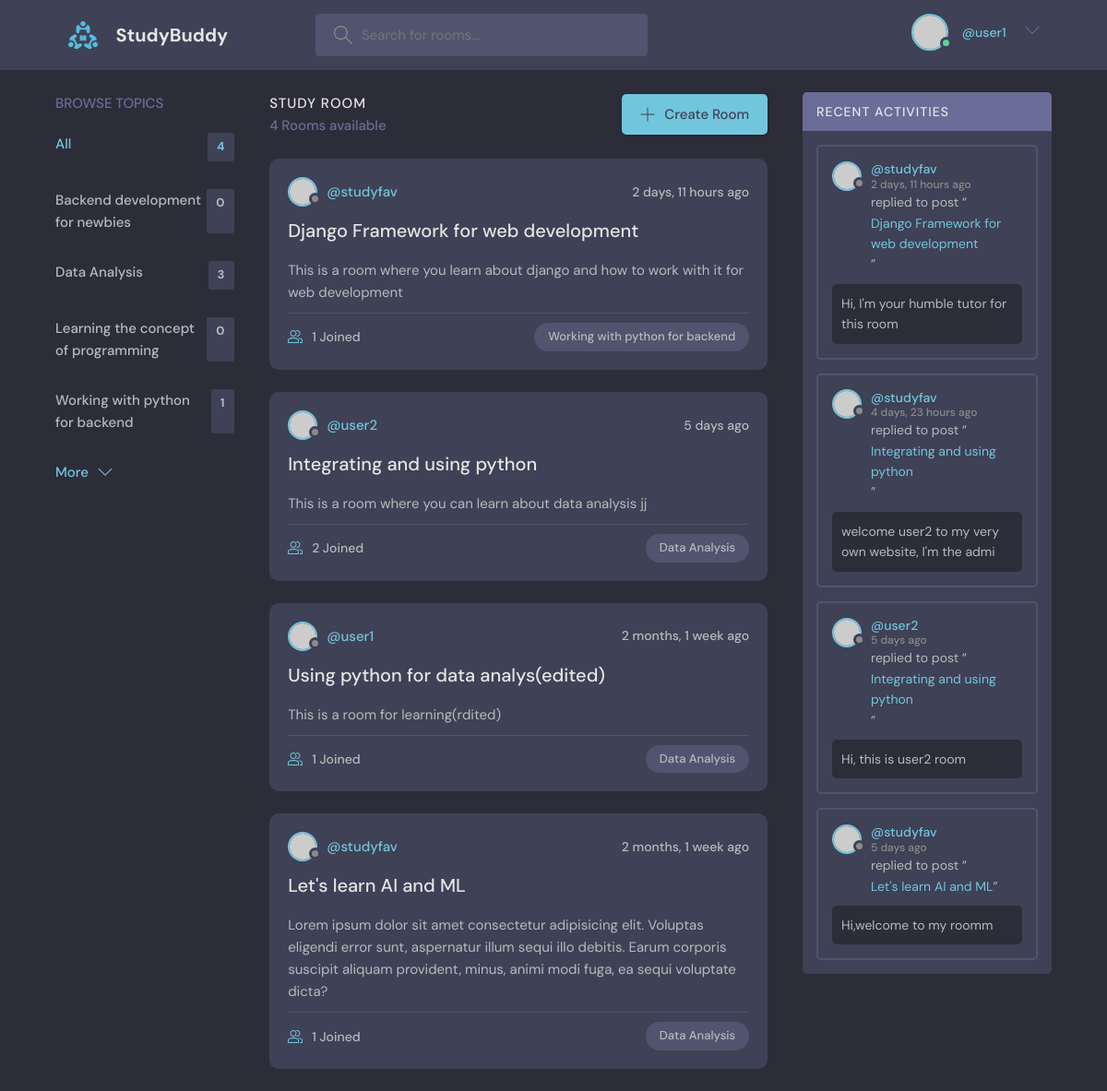
Screenshot of / (signed in) with the database file from the repository.
### base/models.py (models this page shows, shortened)
class Topic(models.Model):
  name = models.CharField(max_length=200)

class Room(models.Model):
  host = models.ForeignKey(User, on_delete=models.SET_NULL, null=True)
  topic = models.ForeignKey(Topic, on_delete=models.SET_NULL, null=True)
  name = models.CharField(max_length=200)
  description = models.TextField(null=True, blank=True)
  participants = models.ManyToManyField(User, related_name="participants", blank=True)
  updated = models.DateTimeField(auto_now=True)
  created = models.DateTimeField(auto_now_add=True)
  class Meta:
    ordering = ['-updated', '-created']
  def __str__(self):
    return self.name

class Message(models.Model):
  user = models.ForeignKey(User, on_delete=models.CASCADE)
  room = models.ForeignKey(Room, on_delete=models.CASCADE)
  body = models.TextField()
  updated = models.DateTimeField(auto_now=True)
  created = models.DateTimeField(auto_now_add=True)
  class Meta:
    ordering = ['-updated', '-created']
  def __str__(self):
    return self.body[0:50]

### base/views.py (the view)
# urls.py: path('', views.home, name='home'),
def home(request):
  q =  request.GET.get('q') if request.GET.get('q') != None else ''
  rooms = Room.objects.filter(
    Q(topic__name__icontains=q) |
    Q(name__icontains=q) |
    Q(description__icontains=q)
    )
  topics = Topic.objects.all()
  room_count = rooms.count()
  room_messages = Message.objects.filter(Q(
    room__topic__name__icontains=q
  ))
  context = {'rooms': rooms, 'topics':topics, 'room_count': room_count, 'room_messages': room_messages}
  return render(request, 'base/home.html', context)

### base/templates/base/home.html (shortened to what this page needs)
{% extends 'main.html' %} {% block content %}
<main class="layout layout--3">
  <div class="container">
    <div>{% include 'base/topics_component.html' %}</div>
    <div class="roomList">
      <div class="roomList__header">
        <div>
          <h2>Study Room</h2>
          <p>{{room_count}} Rooms available</p>
        </div>
        <a class="btn btn--main" href="{% url 'create-room' %}">
          <svg
            version="1.1"
            xmlns="http://www.w3.org/2000/svg"
            width="32"
            height="32"
            viewBox="0 0 32 32"
          >
            <title>add</title>
            <path
              d="M16.943 0.943h-1.885v14.115h-14.115v1.885h14.115v14.115h1.885v-14.115h14.115v-1.885h-14.115v-14.115z"
            ></path>
          </svg>
          Create Room
        </a>
      </div>
      <div>{% include 'base/feed_component.html' %}</div>
    </div>
    <div>{% include 'base/activity_component.html' %}</div>
  </div>
</main>
{% endblock content %}

### templates/navbar.html (shortened to what this page needs)
{% load static %}
<header class="header header--loggedIn">
  <div class="container">
    <a href="{% url 'home' %}" class="header__logo">
      <img src="{% static 'images/logo.svg' %}" />
      <h1>StudyBuddy</h1>
    </a>
    <form class="header__search" action="{% url 'home' %}" method="GET">
      <label>
        <input type="text" name="q" placeholder="Search for rooms..." />
      </label>
    </form>
    <nav class="header__menu">
      {% if request.user.is_authenticated %}
      <div class="header__user">
        <a href="{% url 'user-profile' user.id %}">
          <div class="avatar avatar--medium active">
            <img src="https://randomuser.me/api/portraits/men/37.jpg" />
          </div>
          <p>{{ user.first_name }} {{ user.last_name }}<span>@{{request.user.username}}</span></p>
        </a>
        <button class="dropdown-button">
          <svg
            version="1.1"
            xmlns="http://www.w3.org/2000/svg"
            width="32"
            height="32"
            viewBox="0 0 32 32"
          >
            <title>chevron-down</title>
            <path d="M16 21l-13-13h-3l16 16 16-16h-3l-13 13z"></path>
          </svg>
        </button>
      </div>
      {% else %}
      <a href="{% url 'signin' %}">
        <img src="{% static 'images/avatar.svg' %}" />
        <p>Sign in</p>
      </a>
      {% endif %}
    </nav>
  </div>
</header>

### base/templates/base/topics_component.html
    <div class="topics">
      <div class="topics__header">
        <h2>Browse Topics</h2>
      </div>
      <ul class="topics__list">
        <li>
          <a href="{% url 'home' %}" class="active">All <span>{{topics.count}}</span></a>
        </li>
        {% for topic in topics %}
        <li>
          <a href="{% url 'home' %}?q={{topic.name}}">{{topic.name}} <span>{{topic.room_set.all.count}}</span></a>
        </li>
        {% endfor %}
      </ul>
      <a class="btn btn--link" href="topics.html">
        More
        <svg
          version="1.1"
          xmlns="http://www.w3.org/2000/svg"
          width="32"
          height="32"
          viewBox="0 0 32 32"
        >
          <title>chevron-down</title>
          <path d="M16 21l-13-13h-3l16 16 16-16h-3l-13 13z"></path>
        </svg>
      </a>
    </div>

### base/templates/base/feed_component.html (shortened to what this page needs)
{% for room in rooms %}
<div class="roomListRoom">
  <div class="roomListRoom__header">
    <a
      href="{% url 'user-profile' room.host.id %}"
      class="roomListRoom__author"
    >
      <div class="avatar avatar--small">
        <img src="https://randomuser.me/api/portraits/women/11.jpg" />
      </div>
      <span>@{{room.host.username}}</span>
    </a>
    <div class="roomListRoom__actions">
      <span>{{room.created |timesince}} ago</span>
    </div>
  </div>
  <div class="roomListRoom__content">
    <a href="{% url 'room' room.id %}">{{room.name}}</a>
    <p>{{room.description}}</p>
  </div>
  <div class="roomListRoom__meta">
    <a href="{% url 'room' room.id %}" class="roomListRoom__joined">
      {{room.participants.all.count}} Joined
    </a>
    <p class="roomListRoom__topic">{{room.topic.name}}</p>
  </div>
</div>
{% endfor %}

### base/templates/base/activity_component.html (shortened to what this page needs)
<div class="activities">
  <div class="activities__header">
    <h2>Recent Activities</h2>
  </div>
  {% for message in room_messages %}
  <div class="activities__box">
    <div class="activities__boxHeader roomListRoom__header">
      <a
        href="{% url 'user-profile' message.user.id %}"
        class="roomListRoom__author"
      >
        <div class="avatar avatar--small">
          <img src="https://randomuser.me/api/portraits/women/11.jpg" />
        </div>
        <p>
          @{{message.user}}
          <span>{{message.created |timesince}} ago</span>
        </p>
      </a>
    </div>
    <div class="activities__boxContent">
      <p>
        replied to post “<a href="{% url 'room' message.room.id %}"
          >{{message.room}}</a
        >”
      </p>
      <div class="activities__boxRoomContent">{{message}}</div>
    </div>
  </div>
  {% endfor %}
</div>

### rows the page displays
Topic: name "Backend development for newbies", room_set.all.count "0"
Topic: name "Data Analysis", room_set.all.count "3"
Topic: name "Learning the concept of programming", room_set.all.count "0"
Topic: name "Working with python for backend", room_set.all.count "1"
Room: host.username "studyfav", created "2 days, 11 hours", name "Django Framework for web development", description "This is a room where you learn about django and how to work with it for web development", participants.all.count "1", topic.name "Working with python for backend"
Room: host.username "user2", created "5 days", name "Integrating and using python", description "This is a room where you can learn about data analysis jj", participants.all.count "2", topic.name "Data Analysis"
Room: host.username "user1", created "2 months, 1 week", name "Using python for data analys(edited)", description "This is a room for learning(rdited)", participants.all.count "1", topic.name "Data Analysis"
Room: host.username "studyfav", created "2 months, 1 week", name "Let's learn AI and ML", description "Lorem ipsum dolor sit amet consectetur adipisicing elit. Voluptas eligendi error sunt, aspernatur illum sequi illo debitis. Earum corporis suscipit aliquam provident, minus, animi modi fuga, ea sequi voluptate dicta?", participants.all.count "1", topic.name "Data Analysis"
Message: user "studyfav", created "2 days, 11 hours", room "Django Framework for web development", body "Hi, I'm your humble tutor for this room"
Message: user "studyfav", created "4 days, 23 hours", room "Integrating and using python", body "welcome user2 to my very own website, I'm the admi"
Message: user "user2", created "5 days", room "Integrating and using python", body "Hi, this is user2 room"
Message: user "studyfav", created "5 days", room "Let's learn AI and ML", body "Hi,welcome to my roomm"

### other values shown
{{ request.user.username }} "user1"
{{ topics.count }} "4"
{{ room_count }} "4"
